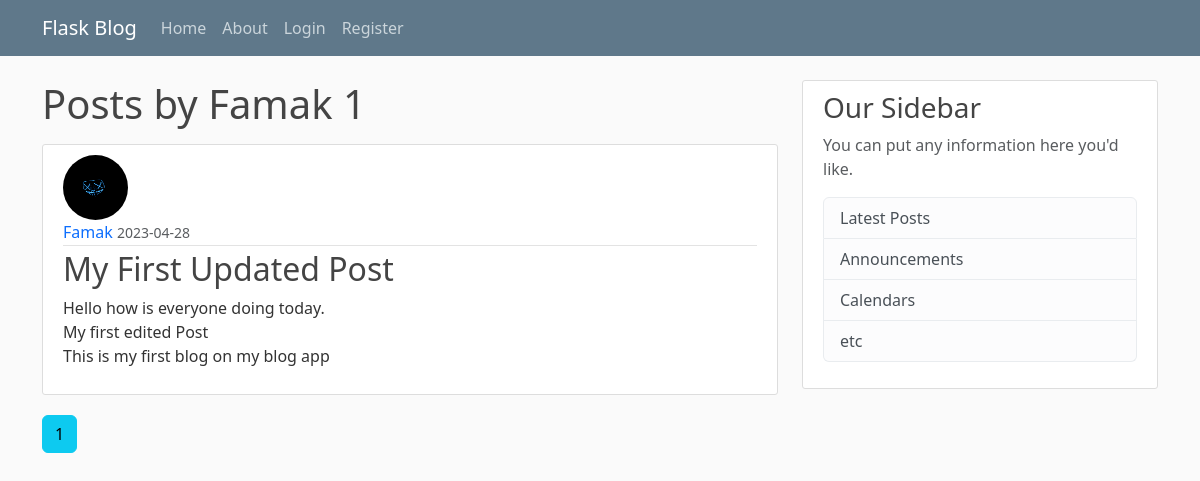
Page /user/Famak on the earlier database version.
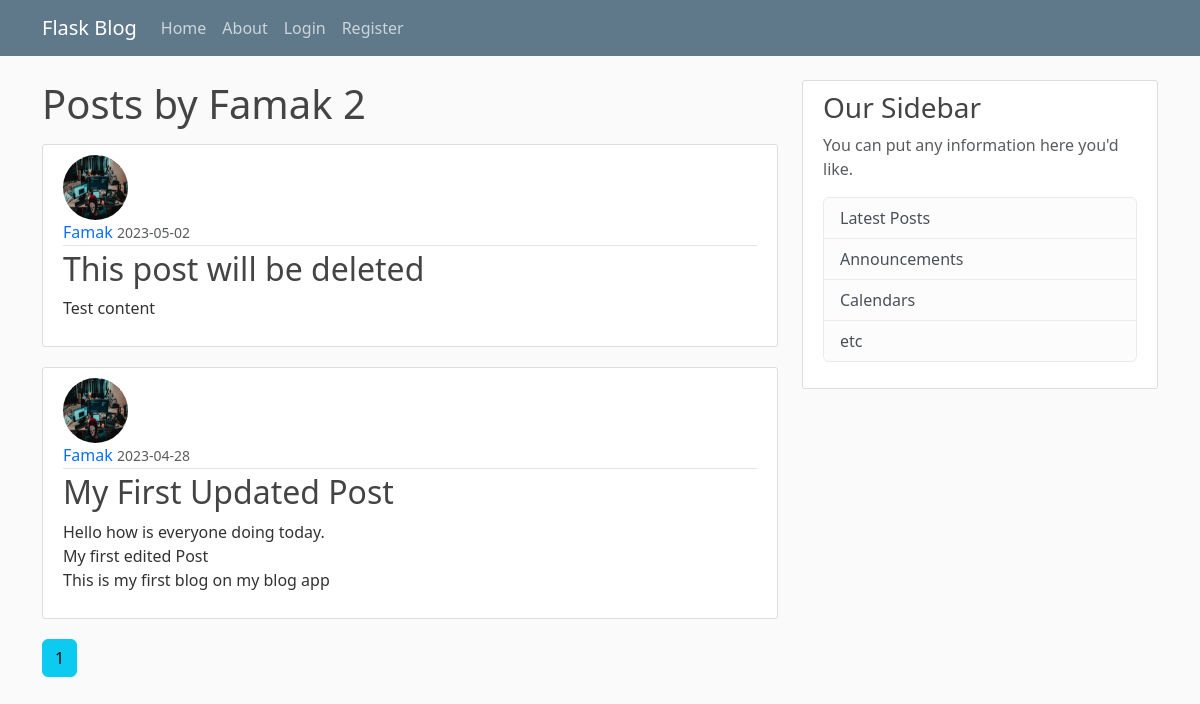
Same page on the later database version.
### flask_blog/models.py (models this page shows, shortened)
class Post(db.Model): # This will hold our post
    id = db.Column(db.Integer, primary_key=True)
    title = db.Column(db.String(100), nullable=False) # Title length will max out at 100characters
    date_posted = db.Column(db.DateTime, nullable=False, default=datetime.utcnow) # data posted will have a 'column type' of datatime, it must not be empty, then the default will be set with the datetime.utcnow function without the brakets'()' because we are not calling it now, its just a argument. 'utc' is the most accurate time to use in a db
    content = db.Column(db.Text, nullable=False) # The type of this column is a txt, it must not be empty
    user_id = db.Column(db.Integer, db.ForeignKey('user.id'), nullable=False)

class User(db.Model, UserMixin): # This is a table called 'User', then we create coloumns within it
    id = db.Column(db.Integer, primary_key=True)
    username = db.Column(db.String(20), unique=True, nullable=False) # Username must not be longer that 20characters, it has to be unique, it cannot be 'null' meaning it must not be empty
    email = db.Column(db.String(120), unique=True, nullable=False) # Email must not be longer that 120characters, it has to be unique, it cannot be 'null' meaning it must not be empty
    image_file = db.Column(db.String(20), nullable=False, default='default.jpg') # This is the user profile picture. It is going to be stored as an harsh, and the harsh will be 20characters long. It must not be empty, Default profile picture that every user starts out with must be default
    password = db.Column(db.String(60), nullable=False) # The password will be stored has an harsh, the harsh will be 60characters long
    post = db.relationship('Post', backref='author', lazy=True) # This is to say the 'post' attribute has a relationship with the 'Post' module. The 'backref' is similar to adding another column to the Post module. What the backref allows us to do is When we have a post we can simply use the "author" attribute to get the user who created the post

### flask_blog/route.py (the view)
@app.route("/user/<string:username>")
def user_posts(username):
    page = request.args.get('page', 1, type=int)
    user = User.query.filter_by(username=username).first_or_404() # this is to get all the posts that the username clicked has uploaded on the webpage
    posts = Post.query.filter_by(author=user).order_by(Post.date_posted.desc()).paginate(page=page, per_page=5) # The order_by(Post.date_posted.desc()) is added to make sure that the latest post is found at the top of the blog. back slash is for breaking the line to write in the next line
    return render_template('user_posts.html', posts=posts, user=user)

### flask_blog/templates/user_posts.html
{% extends "layout.html" %} {% block content %}
<h1 class="mb-3">Posts by {{user.username}} {{posts.total}}</h1>
{% for post in posts.items %}
<article class="media content-section">
    <img class="rounded-circle article-img" src="{{url_for('static', filename='profile_pics/' + post.author.image_file)}}" alt="">
    <div class="media-body">
        <div class="article-metadata">
            <a class="mr-2" href="{{url_for('user_posts', username=post.author.username)}}">{{ post.author.username }}</a>
            <small class="text-muted">{{ post.date_posted.strftime('%Y-%m-%d') }}</small>
        </div>
        <h2><a class="article-title" href="{{ url_for('post', post_id=post.id) }}">{{ post.title }}</a></h2>
        <p class="article-content">{{ post.content }}</p>
    </div>
</article>
{% endfor %} {% for page_num in posts.iter_pages(left_edge=1, right_edge=1, left_current=1, right_current=2) %} {%if page_num%} {%if posts.page == page_num%}
<a href="{{url_for('user_posts', username=user.username, page=page_num)}}" class="btn-info btn  mb-4">{{page_num}}</a> {%else%}
<a href="{{url_for('user_posts', username=user.username, page=page_num)}}" class="btn-outline-info btn  mb-4">{{page_num}}</a> {%endif%} {%else%} ... {%endif%} {%endfor%} {% endblock content %}

Differences in the rows shown:
added Post: image_file (picture), author.username "Famak", date_posted "2023-05-02", title "This post will be deleted", content "Test content"
changed through a linked row, Post "My First Updated Post": image_file: picture added in place of a placeholder
Other differences:
{{ posts.total }}: "1" → "2"
